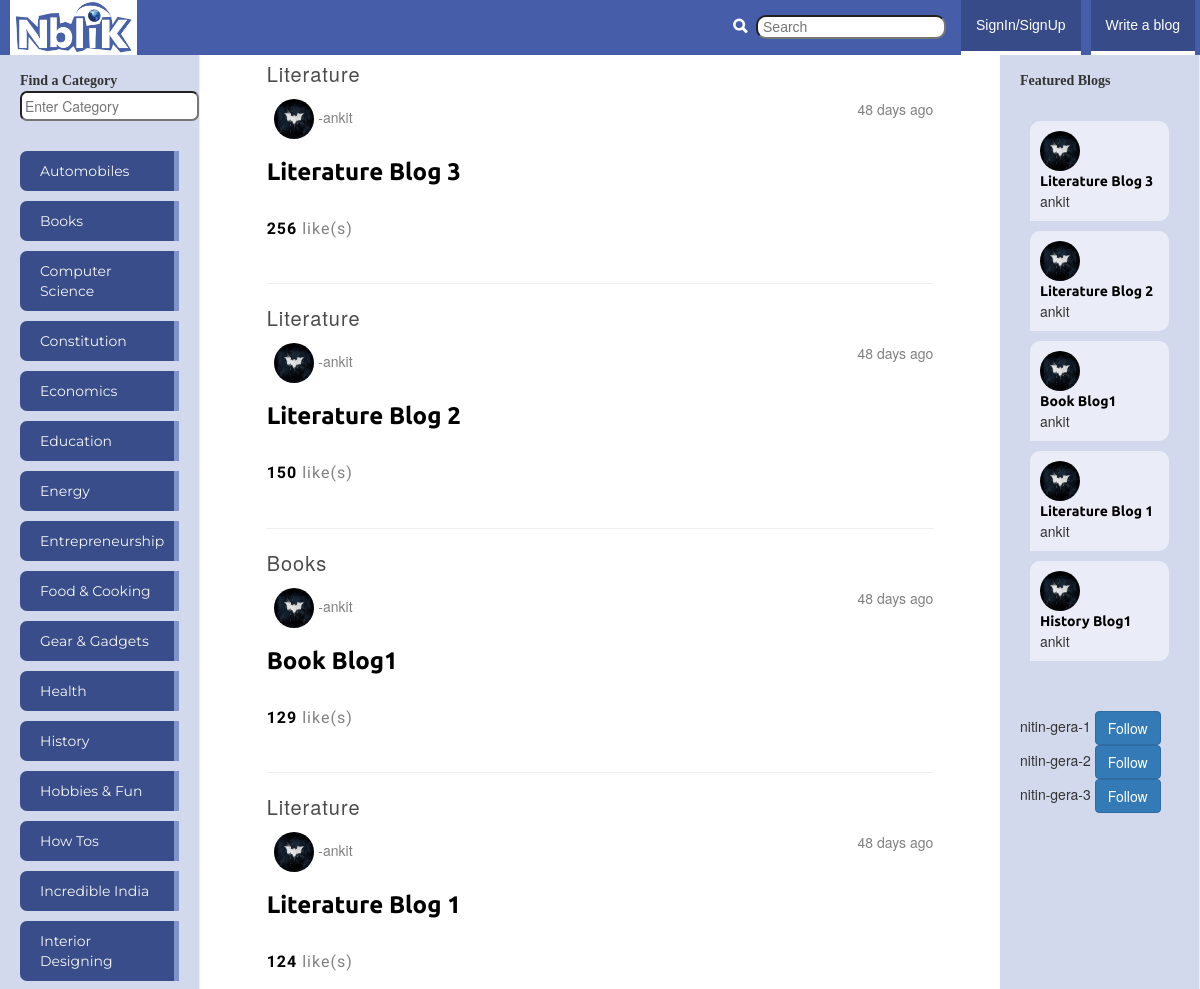
The app's page /blogu/ (upper part), older data.
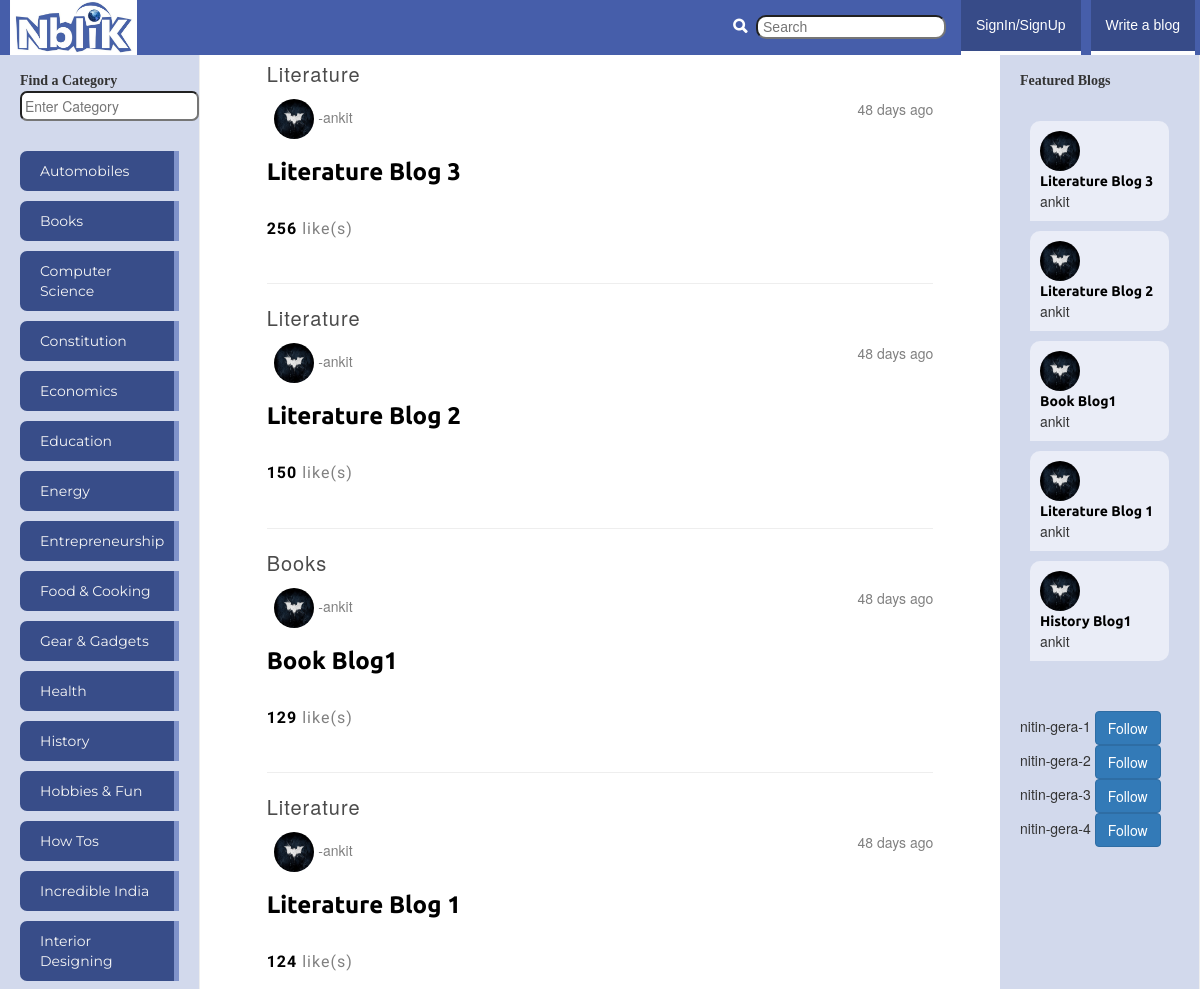
The same page, newer data.
### blogu/models.py (models this page shows, shortened)
class Category(models.Model):
    name = models.CharField(max_length=128,unique=True)
    likes = models.IntegerField(default=0)
    slug = models.SlugField(unique=True)
    def __unicode__(self):
	    return self.name

class Blog(models.Model):
    category = models.ForeignKey(Category)
    title = models.CharField(max_length=128)
    written_by=models.ForeignKey(User)
    views = models.IntegerField(default=0)
    slug = models.SlugField(unique=True)
    text = models.TextField()
    likes=models.IntegerField(default=0)
    datetime_added=models.DateTimeField(default=datetime.now())

class UserProfile(models.Model):
    user = models.OneToOneField(User)
    name = models.CharField(max_length=200)
    picture = models.ImageField(upload_to='profile_images',blank=True)
    liked_blogs=models.ManyToManyField(Blog)
    liked_categories=models.ManyToManyField(Category)
    level=models.IntegerField(default=1)
    date_registered=models.DateTimeField(default=datetime.now())
    google_id=models.CharField(null=True,blank=True,unique=True,max_length=100)

### blogu/views.py (the view)
def index(request):
    if request.method=="POST":
        blog_text=request.POST.get('blog_text')
        return render(request,'blogu/add_blog.html',{'blog_text':blog_text})
    blog_list = Blog.objects.order_by('-likes')[:10]
    show=[True]*len(blog_list)
    try:
        user1=User.objects.get(username=request.user)
        user2=UserProfile.objects.get(user=user1)
        liked_blogs_list=user2.liked_blogs.all()
        for i in range(0,len(blog_list)):
            for lb in liked_blogs_list:
                if lb == blog_list[i]:
                    show[i]=False
                    break
                else:
                    show[i]=True
    except:
        pass
    context_dict = {}
    context_dict['blogs']=blog_list
    comment_matrix=[]
    for blog in blog_list:
        comment_matrix.append(Comment.objects.filter(comment_to=blog).order_by('-likes')[:5])
    context_dict['comments']=comment_matrix
    b_time=[]
    for b in blog_list:
        days=(datetime.now(utc)-b.datetime_added).days
        seconds=(datetime.now(utc) - b.datetime_added).seconds
        minutes=seconds/60
        hours=minutes/60
        if  days>= 1:
            b_time.append(str(days)+" days ago")
        elif minutes>60:
            b_time.append(str(hours)+" hours ago")
        elif seconds>60:
            b_time.append(str(minutes)+" minutes ago")
        else:
            b_time.append("Just now")
    zipped_data=zip(blog_list,b_time,show)
    context_dict['zipped_data']=zipped_data
    response = render(request,'blogu/index.html',context_dict)
    return response

### blogu/templatetags/blogu_extras.py (called while the page is built)
@register.inclusion_tag('blogu/cats.html')
def get_category_list(cat=None):
    return {'cats':Category.objects.all().order_by('name'), "act_cat": cat}

@register.inclusion_tag('blogu/blogs.html')
def get_blogs_list(cat=None):
    if cat:
        c=Category.objects.get(slug=cat)
        if c:
            blogs=Blog.objects.filter(category=c).order_by('-likes')[:5]
    else:
        blogs=Blog.objects.order_by('-likes')[:5]
    return {'blogs':blogs}

@register.inclusion_tag('blogu/to_follow.html')
def get_to_follow_list(user=None):
    print user
    if user:
        up=UserProfile.objects.all()
        return {'userprofiles':up}
    else:
        return None

### blogu/views.py (called while the page is built)
  def utcoffset(self, dt):
    return ZERO

  def dst(self, dt):
    return ZERO

### templates/blogu/index.html (shortened to what this page needs)
{% extends 'blogu/base.html' %}
{% load staticfiles %}
{% block body_block %}
<link href="{% static "css/index.css" %}" rel="stylesheet">
		{% if blogs %}
                {% for blog,b_time,show in zipped_data %}
                    <p style='text-align:left;color:rgb(75,75,75);font-weight:normal;font-size:20px;letter-spacing:1px;'>{{ blog.category }}</p>
                    <span style='float:right;color:gray;'>{{ b_time }}</span>
                <p class='text-left' style="color:gray;"> &nbsp <img src="{% static 'images/batman.jpg' %}" style="width:40px;height:40px;-webkit-border-radius:50% 50%;-moz-border-radius:50% 50%;-ms-border-radius:50% 50%;-o-border-radius:50% 50%;border-radius:50% 50%;"> -{{ blog.written_by }}</p>
                <h3 style="font-family:arial;"><a class="blog_title" href="{% url 'blog' blog.slug %}" ><strong>{{ blog.title }}</strong></a></h3>
                <p class="blog_text"{{ blog.text|safe }}</p>
                <br/><font style="color:black;font-weight:bold;">
                {{ blog.likes }} </font><font style="color:gray;">like(s)</font>
                <br/>
                <br/>
                <hr noshade size=9>
                {% endfor %}
		{% else %}
		    <strong>There are no blogs present.</strong>
		{% endif %}
{% endblock %}

### templates/blogu/cats.html (shortened to what this page needs)
{% load staticfiles %}
{% if cats %}
    <u1 class="nav nav-sidebar">
	{% for c in cats %}
	    {% if c == act_cat %}
		<li class="active"><a href="{% url 'category' c.slug %}">{{ c.name }}</a></li>
		{% else %}
	    <li class="inactive"><a href="{% url 'category' c.slug %}">{{ c.name }}</a></li>
	    {% endif %}
	{% endfor %}
{% else %}
    <li><strong>There are no categories present</strong></li>
	</u1>
{% endif %}

### templates/blogu/blogs.html
{% if blogs %}
{% load staticfiles %}
    <u1 class="nav nav-sidebar">
	{% for b in blogs %}
	    <li style="margin:10px;background:rgb(234,237,247);padding:10px;-webkit-border-radius:10px 10px 10px 0;-ms-border-radius:10px 10px 10px 0;-o-border-radius:10px 10px 10px 0;-moz-border-radius:10px 10px 10px 0;border-radius:10px 10px 10px 0;"><img src="{% static 'images/batman.jpg' %}" style="width:40px;height:40px;-webkit-border-radius:50% 50%;-moz-border-radius:50% 50%;-o-border-radius:50% 50%;-ms-border-radius:50% 50%;border-radius:50% 50%;"><a href="{% url 'blog' b.slug %}" style="margin:0;padding:0;color:black;">{{ b.title }}</a>{{ b.written_by }}</li>
	{% endfor %}
{% else %}
    <li><strong>There are no blogs present</strong></li>
	</u1>
{% endif %}

### templates/blogu/to_follow.html
{% if userprofiles %}
{% load staticfiles %}
    <u1 class="nav nav-sidebar">
	{% for up in userprofiles %}
	    <li>{{ up.user.username }}
      <button id="follow_user" data-userprofileid="{{ up.id }}" class="btn btn-primary" type="button">Follow</button></li>
	{% endfor %}
{% else %}
    <li><strong>There are no blogs present</strong></li>
	</u1>
{% endif %}

Row changes from the older to the newer data that the page shows:
added UserProfile: user.username "nitin-gera-4"
